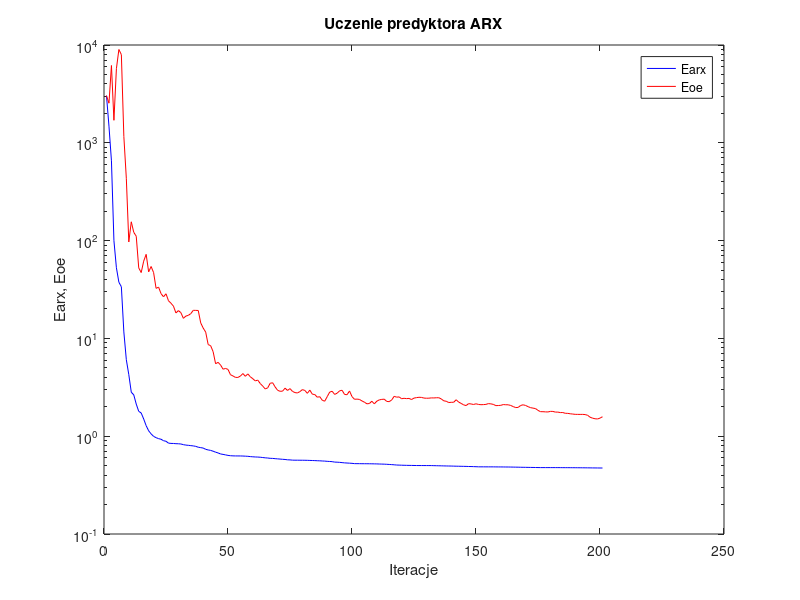
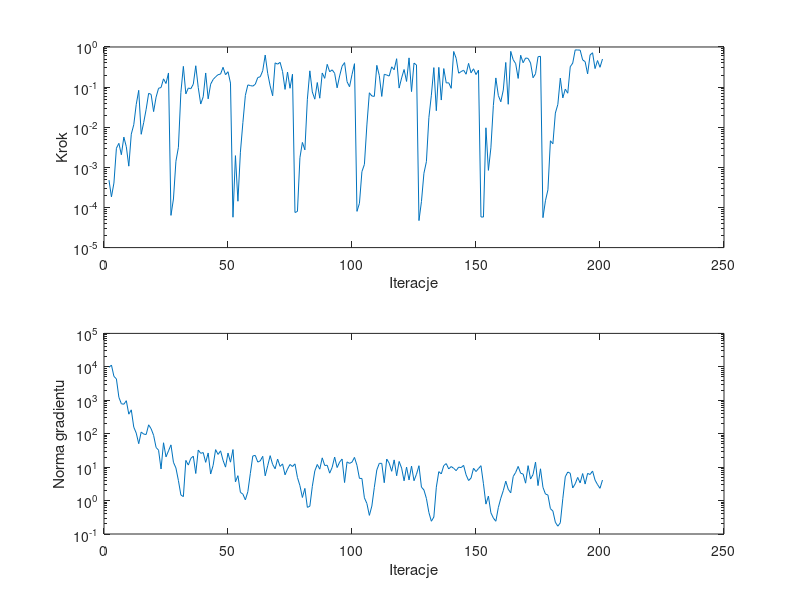

MATLAB code for these plots, in order:
%uczenie predyktora arx
clear all;
n=0; farx(n+1)=3.029157e+003; foe(n+1)=3.043355e+003; wspucz(n+1)=0.000000e+000; ng(n+1)=0.000000e+000;
%odnowa zmiennej metryki
n=1; farx(n+1)=1.480781e+003; foe(n+1)=2.541195e+003; krok(n+1)=4.806165e-004; ng(n+1)=9.655097e+003;
n=2; farx(n+1)=6.541129e+002; foe(n+1)=6.172364e+003; krok(n+1)=1.839959e-004; ng(n+1)=1.127482e+004;
n=3; farx(n+1)=9.989614e+001; foe(n+1)=1.699046e+003; krok(n+1)=4.066412e-004; ng(n+1)=5.188036e+003;
n=4; farx(n+1)=5.277274e+001; foe(n+1)=5.725032e+003; krok(n+1)=2.999882e-003; ng(n+1)=4.352091e+003;
n=5; farx(n+1)=3.750494e+001; foe(n+1)=8.995087e+003; krok(n+1)=3.966104e-003; ng(n+1)=1.225194e+003;
n=6; farx(n+1)=3.374840e+001; foe(n+1)=7.973289e+003; krok(n+1)=2.063028e-003; ng(n+1)=7.859439e+002;
n=7; farx(n+1)=1.164977e+001; foe(n+1)=1.161768e+003; krok(n+1)=5.682045e-003; ng(n+1)=7.604931e+002;
n=8; farx(n+1)=6.055208e+000; foe(n+1)=4.339195e+002; krok(n+1)=3.264384e-003; ng(n+1)=9.698942e+002;
n=9; farx(n+1)=4.258869e+000; foe(n+1)=9.683829e+001; krok(n+1)=1.070672e-003; ng(n+1)=3.834369e+002;
n=10; farx(n+1)=2.817323e+000; foe(n+1)=1.557348e+002; krok(n+1)=6.718810e-003; ng(n+1)=5.171084e+002;
n=11; farx(n+1)=2.646171e+000; foe(n+1)=1.215433e+002; krok(n+1)=1.153579e-002; ng(n+1)=1.577626e+002;
n=12; farx(n+1)=2.130319e+000; foe(n+1)=1.108611e+002; krok(n+1)=3.712047e-002; ng(n+1)=1.041071e+002;
n=13; farx(n+1)=1.796474e+000; foe(n+1)=5.262475e+001; krok(n+1)=8.304721e-002; ng(n+1)=5.022621e+001;
n=14; farx(n+1)=1.726475e+000; foe(n+1)=4.713475e+001; krok(n+1)=6.669234e-003; ng(n+1)=1.120175e+002;
n=15; farx(n+1)=1.499825e+000; foe(n+1)=6.162992e+001; krok(n+1)=1.305321e-002; ng(n+1)=9.726684e+001;
n=16; farx(n+1)=1.280898e+000; foe(n+1)=7.236171e+001; krok(n+1)=2.811708e-002; ng(n+1)=9.471511e+001;
n=17; farx(n+1)=1.136587e+000; foe(n+1)=4.789225e+001; krok(n+1)=7.000904e-002; ng(n+1)=1.844675e+002;
n=18; farx(n+1)=1.055912e+000; foe(n+1)=5.435276e+001; krok(n+1)=6.589702e-002; ng(n+1)=1.406101e+002;
n=19; farx(n+1)=9.959964e-001; foe(n+1)=4.705421e+001; krok(n+1)=2.452306e-002; ng(n+1)=8.946777e+001;
n=20; farx(n+1)=9.660013e-001; foe(n+1)=3.247290e+001; krok(n+1)=5.625683e-002; ng(n+1)=3.879787e+001;
n=21; farx(n+1)=9.445158e-001; foe(n+1)=3.348592e+001; krok(n+1)=9.349969e-002; ng(n+1)=3.210392e+001;
n=22; farx(n+1)=9.306632e-001; foe(n+1)=2.868287e+001; krok(n+1)=9.759878e-002; ng(n+1)=8.808536e+000;
n=23; farx(n+1)=8.993071e-001; foe(n+1)=2.661415e+001; krok(n+1)=1.607119e-001; ng(n+1)=5.354637e+001;
n=24; farx(n+1)=8.876175e-001; foe(n+1)=2.860124e+001; krok(n+1)=1.228837e-001; ng(n+1)=2.027452e+001;
n=25; farx(n+1)=8.494888e-001; foe(n+1)=2.426681e+001; krok(n+1)=2.250273e-001; ng(n+1)=3.057562e+001;
%odnowa zmiennej metryki
n=26; farx(n+1)=8.438986e-001; foe(n+1)=2.289723e+001; krok(n+1)=6.352069e-005; ng(n+1)=4.631528e+001;
n=27; farx(n+1)=8.427734e-001; foe(n+1)=2.138472e+001; krok(n+1)=1.627321e-004; ng(n+1)=1.397377e+001;
n=28; farx(n+1)=8.385126e-001; foe(n+1)=1.820959e+001; krok(n+1)=1.420248e-003; ng(n+1)=9.432512e+000;
n=29; farx(n+1)=8.369402e-001; foe(n+1)=1.924135e+001; krok(n+1)=3.151553e-003; ng(n+1)=3.983703e+000;
n=30; farx(n+1)=8.324880e-001; foe(n+1)=1.834646e+001; krok(n+1)=7.401336e-002; ng(n+1)=1.470153e+000;
n=31; farx(n+1)=8.195776e-001; foe(n+1)=1.604504e+001; krok(n+1)=3.288994e-001; ng(n+1)=1.312226e+000;
n=32; farx(n+1)=8.111149e-001; foe(n+1)=1.691135e+001; krok(n+1)=6.774452e-002; ng(n+1)=1.592045e+001;
n=33; farx(n+1)=8.068405e-001; foe(n+1)=1.721050e+001; krok(n+1)=9.513510e-002; ng(n+1)=1.151209e+001;
n=34; farx(n+1)=8.008645e-001; foe(n+1)=1.792649e+001; krok(n+1)=9.091272e-002; ng(n+1)=1.827469e+001;
n=35; farx(n+1)=7.958803e-001; foe(n+1)=1.937417e+001; krok(n+1)=1.178633e-001; ng(n+1)=2.127392e+001;
n=36; farx(n+1)=7.873158e-001; foe(n+1)=1.934009e+001; krok(n+1)=3.404866e-001; ng(n+1)=6.454072e+000;
n=37; farx(n+1)=7.715447e-001; foe(n+1)=1.929869e+001; krok(n+1)=9.809225e-002; ng(n+1)=3.231770e+001;
n=38; farx(n+1)=7.639291e-001; foe(n+1)=1.439564e+001; krok(n+1)=3.781898e-002; ng(n+1)=2.589501e+001;
n=39; farx(n+1)=7.566294e-001; foe(n+1)=1.275002e+001; krok(n+1)=5.737813e-002; ng(n+1)=2.730760e+001;
n=40; farx(n+1)=7.344240e-001; foe(n+1)=1.159987e+001; krok(n+1)=2.250273e-001; ng(n+1)=1.390337e+001;
n=41; farx(n+1)=7.237575e-001; foe(n+1)=8.651037e+000; krok(n+1)=5.099752e-002; ng(n+1)=2.648668e+001;
n=42; farx(n+1)=7.159761e-001; foe(n+1)=8.426542e+000; krok(n+1)=1.181740e-001; ng(n+1)=6.223022e+000;
n=43; farx(n+1)=7.024524e-001; foe(n+1)=7.314712e+000; krok(n+1)=1.548452e-001; ng(n+1)=1.127490e+001;
n=44; farx(n+1)=6.864125e-001; foe(n+1)=5.505031e+000; krok(n+1)=1.803954e-001; ng(n+1)=3.337233e+001;
n=45; farx(n+1)=6.743608e-001; foe(n+1)=5.691904e+000; krok(n+1)=2.039901e-001; ng(n+1)=2.398725e+001;
n=46; farx(n+1)=6.584947e-001; foe(n+1)=5.346966e+000; krok(n+1)=2.114442e-001; ng(n+1)=3.073345e+001;
n=47; farx(n+1)=6.516934e-001; foe(n+1)=4.843388e+000; krok(n+1)=3.116529e-001; ng(n+1)=1.604851e+001;
n=48; farx(n+1)=6.441738e-001; foe(n+1)=4.928311e+000; krok(n+1)=2.031949e-001; ng(n+1)=1.000640e+001;
n=49; farx(n+1)=6.365094e-001; foe(n+1)=4.820192e+000; krok(n+1)=2.421357e-001; ng(n+1)=2.637588e+001;
n=50; farx(n+1)=6.316974e-001; foe(n+1)=4.253514e+000; krok(n+1)=1.260304e-001; ng(n+1)=1.408938e+001;
%odnowa zmiennej metryki
n=51; farx(n+1)=6.293993e-001; foe(n+1)=4.130877e+000; krok(n+1)=5.714551e-005; ng(n+1)=3.358651e+001;
n=52; farx(n+1)=6.285147e-001; foe(n+1)=3.994476e+000; krok(n+1)=1.958759e-003; ng(n+1)=3.635320e+000;
n=53; farx(n+1)=6.283352e-001; foe(n+1)=3.990851e+000; krok(n+1)=1.430930e-004; ng(n+1)=5.552532e+000;
n=54; farx(n+1)=6.280635e-001; foe(n+1)=4.119622e+000; krok(n+1)=2.386470e-003; ng(n+1)=1.761222e+000;
n=55; farx(n+1)=6.269379e-001; foe(n+1)=4.372446e+000; krok(n+1)=1.303720e-002; ng(n+1)=1.556087e+000;
n=56; farx(n+1)=6.248924e-001; foe(n+1)=4.098314e+000; krok(n+1)=6.214810e-002; ng(n+1)=1.050010e+000;
n=57; farx(n+1)=6.229819e-001; foe(n+1)=4.334561e+000; krok(n+1)=1.134226e-001; ng(n+1)=1.845269e+000;
n=58; farx(n+1)=6.186126e-001; foe(n+1)=4.051706e+000; krok(n+1)=1.093247e-001; ng(n+1)=6.431974e+000;
n=59; farx(n+1)=6.157660e-001; foe(n+1)=3.871249e+000; krok(n+1)=1.057059e-001; ng(n+1)=2.157305e+001;
n=60; farx(n+1)=6.133177e-001; foe(n+1)=3.675667e+000; krok(n+1)=1.178633e-001; ng(n+1)=2.244066e+001;
n=61; farx(n+1)=6.119439e-001; foe(n+1)=3.747517e+000; krok(n+1)=1.732520e-001; ng(n+1)=1.415648e+001;
n=62; farx(n+1)=6.095034e-001; foe(n+1)=3.455701e+000; krok(n+1)=1.809599e-001; ng(n+1)=1.537721e+001;
n=63; farx(n+1)=6.053047e-001; foe(n+1)=3.255263e+000; krok(n+1)=2.553603e-001; ng(n+1)=2.109181e+001;
n=64; farx(n+1)=6.011382e-001; foe(n+1)=3.042104e+000; krok(n+1)=6.293018e-001; ng(n+1)=5.494489e+000;
n=65; farx(n+1)=5.984160e-001; foe(n+1)=3.120686e+000; krok(n+1)=2.203117e-001; ng(n+1)=1.097109e+001;
n=66; farx(n+1)=5.941598e-001; foe(n+1)=3.476147e+000; krok(n+1)=1.072012e-001; ng(n+1)=2.203567e+001;
n=67; farx(n+1)=5.929692e-001; foe(n+1)=3.519570e+000; krok(n+1)=6.078596e-002; ng(n+1)=1.200281e+001;
n=68; farx(n+1)=5.892805e-001; foe(n+1)=3.192458e+000; krok(n+1)=4.020096e-001; ng(n+1)=8.923446e+000;
n=69; farx(n+1)=5.865608e-001; foe(n+1)=2.947636e+000; krok(n+1)=3.730916e-001; ng(n+1)=1.747495e+001;
n=70; farx(n+1)=5.836622e-001; foe(n+1)=2.879365e+000; krok(n+1)=4.147513e-001; ng(n+1)=1.052779e+001;
n=71; farx(n+1)=5.805356e-001; foe(n+1)=2.887660e+000; krok(n+1)=2.440422e-001; ng(n+1)=1.249497e+001;
n=72; farx(n+1)=5.781859e-001; foe(n+1)=3.099721e+000; krok(n+1)=8.764941e-002; ng(n+1)=5.888914e+000;
n=73; farx(n+1)=5.736465e-001; foe(n+1)=2.936748e+000; krok(n+1)=2.378132e-001; ng(n+1)=8.763134e+000;
n=74; farx(n+1)=5.725379e-001; foe(n+1)=3.067334e+000; krok(n+1)=9.363811e-002; ng(n+1)=1.202382e+001;
n=75; farx(n+1)=5.690835e-001; foe(n+1)=2.872557e+000; krok(n+1)=2.093785e-001; ng(n+1)=1.043193e+001;
%odnowa zmiennej metryki
n=76; farx(n+1)=5.684964e-001; foe(n+1)=2.791762e+000; krok(n+1)=7.500566e-005; ng(n+1)=1.251349e+001;
n=77; farx(n+1)=5.684253e-001; foe(n+1)=2.768071e+000; krok(n+1)=7.961977e-005; ng(n+1)=4.902435e+000;
n=78; farx(n+1)=5.680243e-001; foe(n+1)=2.858611e+000; krok(n+1)=1.742801e-003; ng(n+1)=2.799791e+000;
n=79; farx(n+1)=5.677983e-001; foe(n+1)=2.995986e+000; krok(n+1)=4.184278e-003; ng(n+1)=1.236031e+000;
n=80; farx(n+1)=5.673774e-001; foe(n+1)=2.934643e+000; krok(n+1)=2.728971e-003; ng(n+1)=2.313017e+000;
n=81; farx(n+1)=5.666511e-001; foe(n+1)=2.745099e+000; krok(n+1)=4.978790e-002; ng(n+1)=6.258149e-001;
n=82; farx(n+1)=5.653341e-001; foe(n+1)=2.960089e+000; krok(n+1)=2.543102e-001; ng(n+1)=6.759028e-001;
n=83; farx(n+1)=5.643039e-001; foe(n+1)=2.689304e+000; krok(n+1)=7.572847e-002; ng(n+1)=2.668865e+000;
n=84; farx(n+1)=5.630302e-001; foe(n+1)=2.666274e+000; krok(n+1)=5.005537e-002; ng(n+1)=7.676578e+000;
n=85; farx(n+1)=5.613103e-001; foe(n+1)=2.504807e+000; krok(n+1)=1.300904e-001; ng(n+1)=1.201592e+001;
n=86; farx(n+1)=5.602145e-001; foe(n+1)=2.536444e+000; krok(n+1)=5.286105e-002; ng(n+1)=8.697511e+000;
n=87; farx(n+1)=5.580479e-001; foe(n+1)=2.330869e+000; krok(n+1)=2.249366e-001; ng(n+1)=1.895733e+001;
n=88; farx(n+1)=5.564982e-001; foe(n+1)=2.279483e+000; krok(n+1)=1.653712e-001; ng(n+1)=1.120066e+001;
n=89; farx(n+1)=5.534432e-001; foe(n+1)=2.536747e+000; krok(n+1)=3.691454e-001; ng(n+1)=1.140558e+001;
n=90; farx(n+1)=5.515985e-001; foe(n+1)=2.824809e+000; krok(n+1)=2.409855e-001; ng(n+1)=6.602929e+000;
n=91; farx(n+1)=5.493844e-001; foe(n+1)=2.880941e+000; krok(n+1)=2.695720e-001; ng(n+1)=9.843737e+000;
n=92; farx(n+1)=5.435514e-001; foe(n+1)=2.674664e+000; krok(n+1)=2.211882e-001; ng(n+1)=2.000873e+001;
n=93; farx(n+1)=5.424825e-001; foe(n+1)=2.752784e+000; krok(n+1)=9.599621e-002; ng(n+1)=9.717691e+000;
n=94; farx(n+1)=5.402121e-001; foe(n+1)=2.911298e+000; krok(n+1)=1.892969e-001; ng(n+1)=1.411037e+001;
n=95; farx(n+1)=5.370027e-001; foe(n+1)=2.948859e+000; krok(n+1)=3.311156e-001; ng(n+1)=1.749927e+001;
n=96; farx(n+1)=5.336817e-001; foe(n+1)=2.673032e+000; krok(n+1)=4.083285e-001; ng(n+1)=3.461534e+000;
n=97; farx(n+1)=5.319353e-001; foe(n+1)=2.656346e+000; krok(n+1)=1.365319e-001; ng(n+1)=1.434219e+001;
n=98; farx(n+1)=5.299003e-001; foe(n+1)=2.900342e+000; krok(n+1)=1.022485e-001; ng(n+1)=1.294677e+001;
n=99; farx(n+1)=5.279054e-001; foe(n+1)=2.539348e+000; krok(n+1)=2.051030e-001; ng(n+1)=1.413356e+001;
n=100; farx(n+1)=5.242844e-001; foe(n+1)=2.385472e+000; krok(n+1)=3.839848e-001; ng(n+1)=1.952784e+001;
%odnowa zmiennej metryki
n=101; farx(n+1)=5.239689e-001; foe(n+1)=2.395379e+000; krok(n+1)=7.999634e-005; ng(n+1)=1.132212e+001;
n=102; farx(n+1)=5.238697e-001; foe(n+1)=2.377698e+000; krok(n+1)=1.270414e-004; ng(n+1)=4.609695e+000;
n=103; farx(n+1)=5.232292e-001; foe(n+1)=2.295617e+000; krok(n+1)=7.839040e-004; ng(n+1)=4.576859e+000;
n=104; farx(n+1)=5.231744e-001; foe(n+1)=2.228447e+000; krok(n+1)=1.182363e-003; ng(n+1)=1.207196e+000;
n=105; farx(n+1)=5.229223e-001; foe(n+1)=2.144283e+000; krok(n+1)=1.139839e-002; ng(n+1)=8.186004e-001;
n=106; farx(n+1)=5.226491e-001; foe(n+1)=2.158137e+000; krok(n+1)=7.224063e-002; ng(n+1)=3.608588e-001;
n=107; farx(n+1)=5.221313e-001; foe(n+1)=2.278662e+000; krok(n+1)=6.004768e-002; ng(n+1)=6.837588e-001;
n=108; farx(n+1)=5.214507e-001; foe(n+1)=2.141575e+000; krok(n+1)=5.873647e-002; ng(n+1)=2.478318e+000;
n=109; farx(n+1)=5.208915e-001; foe(n+1)=2.281104e+000; krok(n+1)=3.485301e-001; ng(n+1)=8.211884e+000;
n=110; farx(n+1)=5.195486e-001; foe(n+1)=2.351146e+000; krok(n+1)=1.958039e-001; ng(n+1)=1.296551e+001;
n=111; farx(n+1)=5.186895e-001; foe(n+1)=2.378820e+000; krok(n+1)=5.851700e-002; ng(n+1)=1.297623e+001;
n=112; farx(n+1)=5.178056e-001; foe(n+1)=2.391719e+000; krok(n+1)=2.082003e-001; ng(n+1)=3.422715e+000;
n=113; farx(n+1)=5.161234e-001; foe(n+1)=2.269181e+000; krok(n+1)=2.001704e-001; ng(n+1)=1.747280e+001;
n=114; farx(n+1)=5.143012e-001; foe(n+1)=2.255605e+000; krok(n+1)=1.884118e-001; ng(n+1)=1.313326e+001;
n=115; farx(n+1)=5.122915e-001; foe(n+1)=2.347379e+000; krok(n+1)=3.202323e-001; ng(n+1)=7.505151e+000;
n=116; farx(n+1)=5.100976e-001; foe(n+1)=2.555840e+000; krok(n+1)=2.710777e-001; ng(n+1)=1.647538e+001;
n=117; farx(n+1)=5.073292e-001; foe(n+1)=2.507514e+000; krok(n+1)=5.101414e-001; ng(n+1)=5.519607e+000;
n=118; farx(n+1)=5.063434e-001; foe(n+1)=2.521239e+000; krok(n+1)=9.451019e-002; ng(n+1)=1.480924e+001;
n=119; farx(n+1)=5.052297e-001; foe(n+1)=2.416643e+000; krok(n+1)=1.690415e-001; ng(n+1)=9.381484e+000;
n=120; farx(n+1)=5.042831e-001; foe(n+1)=2.441885e+000; krok(n+1)=2.745822e-001; ng(n+1)=3.896581e+000;
n=121; farx(n+1)=5.035565e-001; foe(n+1)=2.422506e+000; krok(n+1)=1.383770e-001; ng(n+1)=1.003247e+001;
n=122; farx(n+1)=5.029922e-001; foe(n+1)=2.435229e+000; krok(n+1)=5.352197e-001; ng(n+1)=4.138645e+000;
n=123; farx(n+1)=5.025177e-001; foe(n+1)=2.370731e+000; krok(n+1)=7.729026e-002; ng(n+1)=1.075990e+001;
n=124; farx(n+1)=5.019836e-001; foe(n+1)=2.452900e+000; krok(n+1)=3.963116e-001; ng(n+1)=3.920413e+000;
n=125; farx(n+1)=5.013608e-001; foe(n+1)=2.479677e+000; krok(n+1)=3.556863e-001; ng(n+1)=6.135986e+000;
%odnowa zmiennej metryki
n=126; farx(n+1)=5.011864e-001; foe(n+1)=2.500244e+000; krok(n+1)=4.708094e-005; ng(n+1)=1.103009e+001;
n=127; farx(n+1)=5.011573e-001; foe(n+1)=2.492546e+000; krok(n+1)=1.398251e-004; ng(n+1)=2.529979e+000;
n=128; farx(n+1)=5.010445e-001; foe(n+1)=2.454447e+000; krok(n+1)=7.118622e-004; ng(n+1)=2.079175e+000;
n=129; farx(n+1)=5.009932e-001; foe(n+1)=2.445001e+000; krok(n+1)=1.389400e-003; ng(n+1)=1.158330e+000;
n=130; farx(n+1)=5.008579e-001; foe(n+1)=2.447624e+000; krok(n+1)=1.741045e-002; ng(n+1)=4.399478e-001;
n=131; farx(n+1)=5.007526e-001; foe(n+1)=2.464910e+000; krok(n+1)=6.287977e-002; ng(n+1)=2.409194e-001;
n=132; farx(n+1)=4.998122e-001; foe(n+1)=2.461457e+000; krok(n+1)=3.061194e-001; ng(n+1)=3.215410e-001;
n=133; farx(n+1)=4.992085e-001; foe(n+1)=2.472222e+000; krok(n+1)=2.580064e-002; ng(n+1)=2.514208e+000;
n=134; farx(n+1)=4.984578e-001; foe(n+1)=2.474175e+000; krok(n+1)=3.106282e-001; ng(n+1)=7.332538e+000;
n=135; farx(n+1)=4.978568e-001; foe(n+1)=2.404549e+000; krok(n+1)=4.757597e-002; ng(n+1)=6.267410e+000;
n=136; farx(n+1)=4.969764e-001; foe(n+1)=2.301277e+000; krok(n+1)=2.896177e-001; ng(n+1)=1.114391e+001;
n=137; farx(n+1)=4.963032e-001; foe(n+1)=2.275973e+000; krok(n+1)=1.269153e-001; ng(n+1)=1.275393e+001;
n=138; farx(n+1)=4.956855e-001; foe(n+1)=2.208896e+000; krok(n+1)=1.281531e-001; ng(n+1)=8.827736e+000;
n=139; farx(n+1)=4.953045e-001; foe(n+1)=2.221838e+000; krok(n+1)=9.327289e-002; ng(n+1)=1.041623e+001;
n=140; farx(n+1)=4.943224e-001; foe(n+1)=2.223400e+000; krok(n+1)=7.725027e-001; ng(n+1)=9.220213e+000;
n=141; farx(n+1)=4.935285e-001; foe(n+1)=2.359472e+000; krok(n+1)=5.226535e-001; ng(n+1)=7.839776e+000;
n=142; farx(n+1)=4.930684e-001; foe(n+1)=2.232679e+000; krok(n+1)=2.223238e-001; ng(n+1)=9.994099e+000;
n=143; farx(n+1)=4.924099e-001; foe(n+1)=2.164989e+000; krok(n+1)=2.432670e-001; ng(n+1)=9.698934e+000;
n=144; farx(n+1)=4.916700e-001; foe(n+1)=2.092152e+000; krok(n+1)=2.640676e-001; ng(n+1)=1.130292e+001;
n=145; farx(n+1)=4.912674e-001; foe(n+1)=2.057146e+000; krok(n+1)=2.094439e-001; ng(n+1)=5.891347e+000;
n=146; farx(n+1)=4.901075e-001; foe(n+1)=2.151782e+000; krok(n+1)=3.903951e-001; ng(n+1)=3.975367e+000;
n=147; farx(n+1)=4.896135e-001; foe(n+1)=2.137763e+000; krok(n+1)=2.268451e-001; ng(n+1)=4.705676e+000;
n=148; farx(n+1)=4.886249e-001; foe(n+1)=2.110254e+000; krok(n+1)=2.863617e-001; ng(n+1)=9.260938e+000;
n=149; farx(n+1)=4.876287e-001; foe(n+1)=2.145369e+000; krok(n+1)=2.056099e-001; ng(n+1)=7.375282e+000;
n=150; farx(n+1)=4.863809e-001; foe(n+1)=2.112446e+000; krok(n+1)=2.656312e-001; ng(n+1)=9.064570e+000;
%odnowa zmiennej metryki
n=151; farx(n+1)=4.861982e-001; foe(n+1)=2.099540e+000; krok(n+1)=5.805985e-005; ng(n+1)=1.106173e+001;
n=152; farx(n+1)=4.861741e-001; foe(n+1)=2.104493e+000; krok(n+1)=5.770216e-005; ng(n+1)=3.188103e+000;
n=153; farx(n+1)=4.859830e-001; foe(n+1)=2.114851e+000; krok(n+1)=9.677825e-003; ng(n+1)=7.827709e-001;
n=154; farx(n+1)=4.859357e-001; foe(n+1)=2.154066e+000; krok(n+1)=8.409074e-004; ng(n+1)=1.363164e+000;
n=155; farx(n+1)=4.859167e-001; foe(n+1)=2.141430e+000; krok(n+1)=3.059436e-003; ng(n+1)=4.325084e-001;
n=156; farx(n+1)=4.858252e-001; foe(n+1)=2.114116e+000; krok(n+1)=3.497807e-002; ng(n+1)=3.004464e-001;
n=157; farx(n+1)=4.854580e-001; foe(n+1)=2.054445e+000; krok(n+1)=1.694093e-001; ng(n+1)=2.407997e-001;
n=158; farx(n+1)=4.851921e-001; foe(n+1)=2.059217e+000; krok(n+1)=6.193139e-002; ng(n+1)=6.163541e-001;
n=159; farx(n+1)=4.850604e-001; foe(n+1)=2.069506e+000; krok(n+1)=4.305393e-002; ng(n+1)=1.176781e+000;
n=160; farx(n+1)=4.847659e-001; foe(n+1)=2.105583e+000; krok(n+1)=8.452076e-002; ng(n+1)=1.984432e+000;
n=161; farx(n+1)=4.843701e-001; foe(n+1)=2.096618e+000; krok(n+1)=4.114269e-001; ng(n+1)=3.809752e+000;
n=162; farx(n+1)=4.842617e-001; foe(n+1)=2.094857e+000; krok(n+1)=3.735290e-002; ng(n+1)=2.177881e+000;
n=163; farx(n+1)=4.837406e-001; foe(n+1)=2.061985e+000; krok(n+1)=7.771907e-001; ng(n+1)=1.706118e+000;
n=164; farx(n+1)=4.831615e-001; foe(n+1)=2.008812e+000; krok(n+1)=4.819709e-001; ng(n+1)=5.237645e+000;
n=165; farx(n+1)=4.826416e-001; foe(n+1)=1.962354e+000; krok(n+1)=3.839848e-001; ng(n+1)=6.972258e+000;
n=166; farx(n+1)=4.821813e-001; foe(n+1)=1.970311e+000; krok(n+1)=1.644497e-001; ng(n+1)=1.050946e+001;
n=167; farx(n+1)=4.813970e-001; foe(n+1)=2.061536e+000; krok(n+1)=6.224492e-001; ng(n+1)=6.564157e+000;
n=168; farx(n+1)=4.809123e-001; foe(n+1)=2.094996e+000; krok(n+1)=4.047493e-001; ng(n+1)=6.210010e+000;
n=169; farx(n+1)=4.805136e-001; foe(n+1)=2.062035e+000; krok(n+1)=5.316748e-001; ng(n+1)=3.315090e+000;
n=170; farx(n+1)=4.799489e-001; foe(n+1)=2.004834e+000; krok(n+1)=5.189310e-001; ng(n+1)=1.107649e+001;
n=171; farx(n+1)=4.794689e-001; foe(n+1)=1.958609e+000; krok(n+1)=3.985391e-001; ng(n+1)=4.400801e+000;
n=172; farx(n+1)=4.790801e-001; foe(n+1)=1.936768e+000; krok(n+1)=1.710829e-001; ng(n+1)=6.032586e+000;
n=173; farx(n+1)=4.785686e-001; foe(n+1)=1.916203e+000; krok(n+1)=2.152723e-001; ng(n+1)=1.416659e+001;
n=174; farx(n+1)=4.780280e-001; foe(n+1)=1.836791e+000; krok(n+1)=5.695627e-001; ng(n+1)=2.804534e+000;
n=175; farx(n+1)=4.775329e-001; foe(n+1)=1.781911e+000; krok(n+1)=5.870903e-001; ng(n+1)=8.917557e+000;
%odnowa zmiennej metryki
n=176; farx(n+1)=4.775191e-001; foe(n+1)=1.780730e+000; krok(n+1)=5.575933e-005; ng(n+1)=2.490028e+000;
n=177; farx(n+1)=4.775078e-001; foe(n+1)=1.773386e+000; krok(n+1)=1.471428e-004; ng(n+1)=1.571563e+000;
n=178; farx(n+1)=4.774884e-001; foe(n+1)=1.768893e+000; krok(n+1)=2.752027e-004; ng(n+1)=1.463630e+000;
n=179; farx(n+1)=4.774433e-001; foe(n+1)=1.794518e+000; krok(n+1)=4.597934e-003; ng(n+1)=5.737322e-001;
n=180; farx(n+1)=4.774144e-001; foe(n+1)=1.792506e+000; krok(n+1)=3.870416e-003; ng(n+1)=4.851699e-001;
n=181; farx(n+1)=4.773847e-001; foe(n+1)=1.764192e+000; krok(n+1)=2.254527e-002; ng(n+1)=2.246454e-001;
n=182; farx(n+1)=4.773514e-001; foe(n+1)=1.763785e+000; krok(n+1)=3.708814e-002; ng(n+1)=1.712665e-001;
n=183; farx(n+1)=4.771257e-001; foe(n+1)=1.744263e+000; krok(n+1)=1.677326e-001; ng(n+1)=2.173031e-001;
n=184; farx(n+1)=4.768620e-001; foe(n+1)=1.745496e+000; krok(n+1)=5.387784e-002; ng(n+1)=1.137441e+000;
n=185; farx(n+1)=4.767319e-001; foe(n+1)=1.715402e+000; krok(n+1)=8.892157e-002; ng(n+1)=5.142099e+000;
n=186; farx(n+1)=4.767037e-001; foe(n+1)=1.712105e+000; krok(n+1)=7.045190e-002; ng(n+1)=7.130662e+000;
n=187; farx(n+1)=4.764845e-001; foe(n+1)=1.695524e+000; krok(n+1)=3.214238e-001; ng(n+1)=6.566800e+000;
n=188; farx(n+1)=4.763160e-001; foe(n+1)=1.684564e+000; krok(n+1)=3.963765e-001; ng(n+1)=2.381493e+000;
n=189; farx(n+1)=4.761171e-001; foe(n+1)=1.673105e+000; krok(n+1)=8.457767e-001; ng(n+1)=3.170398e+000;
n=190; farx(n+1)=4.758970e-001; foe(n+1)=1.671719e+000; krok(n+1)=8.413217e-001; ng(n+1)=4.924419e+000;
n=191; farx(n+1)=4.756283e-001; foe(n+1)=1.670231e+000; krok(n+1)=8.343808e-001; ng(n+1)=3.384715e+000;
n=192; farx(n+1)=4.753954e-001; foe(n+1)=1.671680e+000; krok(n+1)=4.764226e-001; ng(n+1)=6.423411e+000;
n=193; farx(n+1)=4.750618e-001; foe(n+1)=1.664371e+000; krok(n+1)=4.310227e-001; ng(n+1)=3.117476e+000;
n=194; farx(n+1)=4.748202e-001; foe(n+1)=1.637464e+000; krok(n+1)=2.134155e-001; ng(n+1)=6.502764e+000;
n=195; farx(n+1)=4.744754e-001; foe(n+1)=1.563797e+000; krok(n+1)=6.317991e-001; ng(n+1)=6.025044e+000;
n=196; farx(n+1)=4.739746e-001; foe(n+1)=1.529597e+000; krok(n+1)=7.178738e-001; ng(n+1)=7.662735e+000;
n=197; farx(n+1)=4.737429e-001; foe(n+1)=1.507970e+000; krok(n+1)=2.893371e-001; ng(n+1)=4.101035e+000;
n=198; farx(n+1)=4.734194e-001; foe(n+1)=1.500475e+000; krok(n+1)=4.590250e-001; ng(n+1)=3.006275e+000;
n=199; farx(n+1)=4.731373e-001; foe(n+1)=1.530973e+000; krok(n+1)=3.119789e-001; ng(n+1)=2.324076e+000;
n=200; farx(n+1)=4.728975e-001; foe(n+1)=1.580806e+000; krok(n+1)=5.014424e-001; ng(n+1)=4.115696e+000;

figure; semilogy(farx,'b'); hold on; semilogy(foe,'r'); xlabel('Iteracje'); ylabel('Earx, Eoe'); legend('Earx','Eoe'); title('Uczenie predyktora ARX');
figure; subplot(2,1,1); semilogy(krok); xlabel('Iteracje'); ylabel('Krok');
subplot(2,1,2); semilogy(ng); xlabel('Iteracje'); ylabel('Norma gradientu');
Earx=farx(n+1)
Eoe=foe(n+1)
